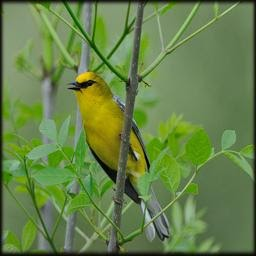
#> input picture HW4/bird.jpg, 256 x 256 px
$ python code.py
#> lines starting #> are read from the running program, lines starting #| are printed output that depends on the picture
import cv2
import math
import numpy as np

image = cv2.imread('bird.jpg')
#> image is the input picture: shape (256, 256, 3); mean B, G, R 72.8, 129.9, 102.8

image = cv2.resize(image, (240, 240))
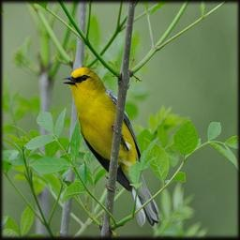
#> image: shape (240, 240, 3); mean B, G, R 72.7, 129.7, 102.6
print(image.shape)
#| (240, 240, 3)
cv2.imshow('image',image)
cv2.waitKey(0)

spp = []

dividor = [4,9,16,25]
# dividor.reverse()

for d in dividor:
	part = int(math.sqrt(d))
	inc = 240//part
	prevr = 0
	curr = inc


	for i in range(part):
		prevc = 0
		curc = inc
		for j in range(part):
			# [5 lines of commented-out code are left out]
			sub_matrix = image[prevr:curr,prevc:curc]
			# print(type(sub_matrix))
			# print(sub_matrix)
			# print(sub_matrix[:,:,0].shape)

			matr = (sub_matrix[:,:,0].flatten())
			matg = (sub_matrix[:,:,1].flatten())
			matb = (sub_matrix[:,:,2].flatten())


			# print(matr)

			mean1 = np.mean(matr)
			mean2 = np.mean(matg)
			mean3 = np.mean(matb)

			std1 = np.std(matr)
			std2 = np.std(matg)
			std3 = np.std(matb)

			spp.extend([mean1,mean2,mean3,std1,std2,std3])
			print(len(spp))
			# exit(0)
			prevc = curc
			curc = curc+inc
		prevr = curr
		curr += inc
#> after the loop, spp = 324 values, max 148.4 at index 253, min 8.86 at index 227, mean 64.84
# spp.sort()
print(spp)
#> (printed output is left out)
